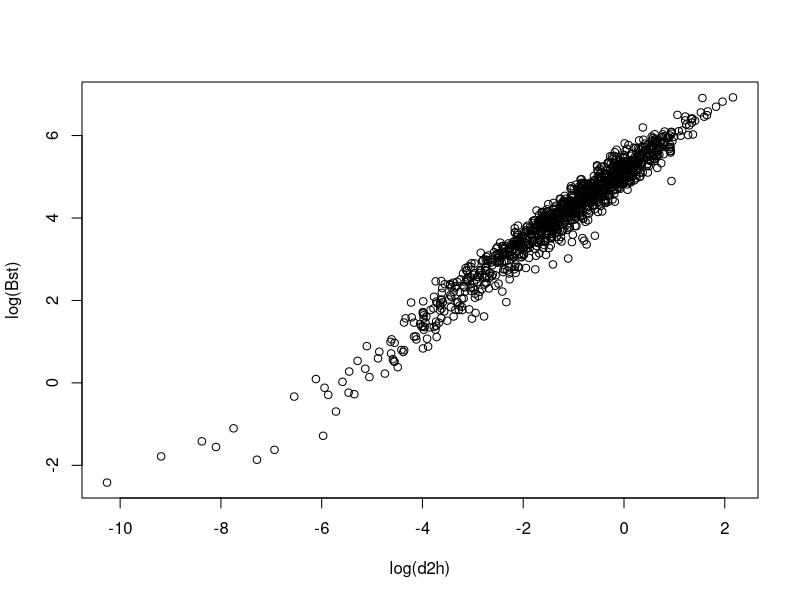
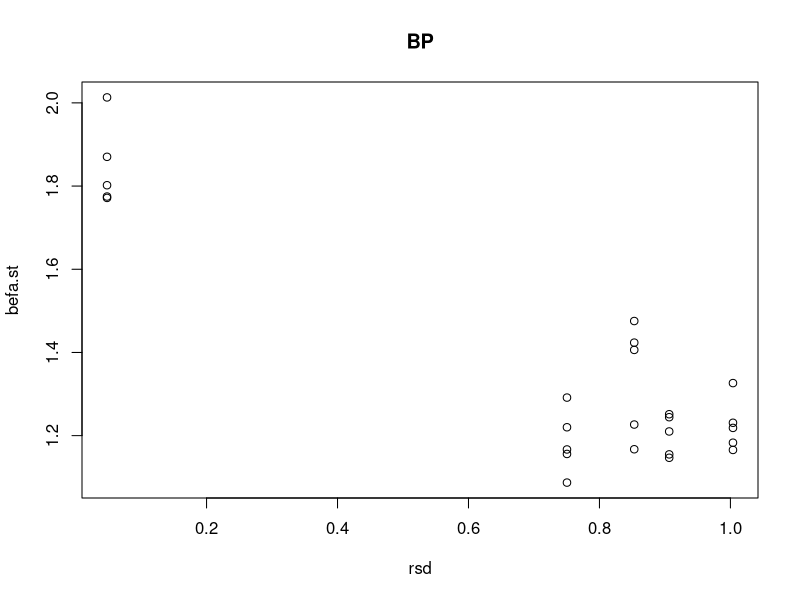

Reproduce these figures in R, in order. (Note: this script raises an error after producing the figures.)
getwd()
setwd('/Users/hyli0001/wrd/b/Dynamic_allometrics/')
# system('ls -alt ../processed_data')
bp<-read.table('processed_data/plot_biomass.txt',sep='\t',head=TRUE)

## The number of spcies
sum(!is.na(unique(bp$sp_code)))
unique(bp$sp_code)
unique(bp$ftp)
unique(bp$PFT)


plot(log(Bst)~log(d2h),bp)

summary(lm(log(Bcr)~log(Baw),bp[bp$sp_code=='PD',]))
summary(lm(log(Bcr)~log(Baw)+rsd,bp[bp$sp_code=='PD',]))

summary(lm(log(Bst)~log(d),bp[bp$sp_code=='PD',]))
summary(lm(log(Bst)~log(d)+rsd,bp[bp$sp_code=='PD',]))
summary(lm(log(Bst)~log(d2h),bp[bp$sp_code=='PD',]))
summary(lm(log(Bst)~log(d2h)+rsd,bp[bp$sp_code=='PD',]))

summary(lm(log(Bbr)~log(d),bp[bp$sp_code=='PD',]))
summary(lm(log(Bbr)~log(d)+rsd,bp[bp$sp_code=='PD',]))
summary(lm(log(Bbr)~log(d2h),bp[bp$sp_code=='PD',]))
summary(lm(log(Bbr)~log(d2h)+rsd,bp[bp$sp_code=='PD',]))

summary(lm(log(Bf)~log(d),bp[bp$sp_code=='PD',]))
summary(lm(log(Bf)~log(d)+rsd,bp[bp$sp_code=='PD',]))
summary(lm(log(Bf)~log(d2h),bp[bp$sp_code=='PD',]))
summary(lm(log(Bf)~log(d2h)+rsd,bp[bp$sp_code=='PD',]))

summary(lm(log(Bcr)~log(d),bp[bp$sp_code=='PD',]))
summary(lm(log(Bcr)~log(d)+rsd,bp[bp$sp_code=='PD',]))
summary(lm(log(Bcr)~log(d2h),bp[bp$sp_code=='PD',]))
summary(lm(log(Bcr)~log(d2h)+rsd,bp[bp$sp_code=='PD',]))


i<-22
plot(befa.st~rsd,bp[bp$sp_code==unique(bp$sp_code)[i],],main=unique(bp$sp_code)[i])


# summary(lm(log(Bcr)~log(Bw),bp))
# plot(log(Bcr)~log(Bw),bp)
# points(log(Bcr)~log(Bw),bp[bp$ft1.forest_type=='mono_B',],col=2)
# summary(lm(log(Bcr)~log(Bst),bp))
exp_decay<- function(x, L, A, k) {
  L + A * exp(-k * x)
}

mod.eb<-nls(befa.st~exp_decay(rsd,L,A,k),bp[bp$PFT=='EBF',],start=c(L=2,A=4,k=1))
mod.db<-nls(befa.st~exp_decay(rsd,L,A,k),bp[bp$PFT=='DBF',],start=c(L=1.3,A=1.4,k=2))
mod.en<-nls(befa.st~exp_decay(rsd,L,A,k),bp[bp$PFT=='ENF',],start=c(L=1.3,A=1.4,k=2))
mod.dn<-nls(befa.st~exp_decay(rsd,L,A,k),bp[bp$PFT=='DNF',],start=c(L=1.2,A=4,k=1))

plot(befa.st~rsd,bp[bp$PFT=='EBF',])
unique(bp[bp$PFT=='EBF','sp_code'])


plot(befa.st~rsd,bp[bp$PFT=='EBF',])
points(befa.st~rsd,bp[bp$PFT=='EBF'&bp$sp_code==unique(bp[bp$PFT=='EBF','sp_code'])[1],],bg=1,pch=21)
points(befa.st~rsd,bp[bp$PFT=='EBF'&bp$sp_code==unique(bp[bp$PFT=='EBF','sp_code'])[7],],bg=7,pch=21)


unique(bp[bp$PFT=='EBF','sp_code'])[1] ## OK
unique(bp[bp$PFT=='EBF','sp_code'])[2] ## OK
unique(bp[bp$PFT=='EBF','sp_code'])[3] ## Not enough samples
unique(bp[bp$PFT=='EBF','sp_code'])[4] ## Opposite trend
unique(bp[bp$PFT=='EBF','sp_code'])[5] ## Not enough samples
unique(bp[bp$PFT=='EBF','sp_code'])[6] ## Not enough samples

unique(bp[bp$PFT=='DBF','sp_code'])

plot(befa.st~rsd,bp[bp$PFT=='DBF',])
points(befa.st~rsd,bp[bp$PFT=='DBF'&bp$sp_code==unique(bp[bp$PFT=='DBF','sp_code'])[9],],bg=4,pch=21)

unique(bp[bp$PFT=='DBF','sp_code'])[1] ## OK 
unique(bp[bp$PFT=='DBF','sp_code'])[2] ## OK
unique(bp[bp$PFT=='DBF','sp_code'])[3] ## OK
unique(bp[bp$PFT=='DBF','sp_code'])[4] ## Not enough samples
unique(bp[bp$PFT=='DBF','sp_code'])[5] ## Not enough samples
unique(bp[bp$PFT=='DBF','sp_code'])[6] ## No pattern
unique(bp[bp$PFT=='DBF','sp_code'])[7] ## OK
unique(bp[bp$PFT=='DBF','sp_code'])[8] ## OK



unique(bp[bp$PFT=='ENF','sp_code'])

plot(befa.st~rsd,bp[bp$PFT=='ENF',])
points(befa.st~rsd,bp[bp$PFT=='ENF'&bp$sp_code==unique(bp[bp$PFT=='ENF','sp_code'])[5],],bg=5,pch=21)

unique(bp[bp$PFT=='ENF','sp_code'])[1] ## OK
unique(bp[bp$PFT=='ENF','sp_code'])[2] ## OK
unique(bp[bp$PFT=='ENF','sp_code'])[3] ## OK
unique(bp[bp$PFT=='ENF','sp_code'])[4] ## OK
unique(bp[bp$PFT=='ENF','sp_code'])[5] ## OK
unique(bp[bp$PFT=='ENF','sp_code'])[6] ## OK
unique(bp[bp$PFT=='ENF','sp_code'])[7] ## OK




nrow(bp[bp$PFT=='EBF',])
summary(mod.enf)

mod.<-nls(befa.st~exp_decay(rsd,L,A,k),bp[bp$ft1.forest_type=='mono_B',],start=c(L=1.3,A=1.4,k=2))

anova(non.mod.exp1, non.mod.exp)
head(bp)


summary(non.mod.exp)

non.mod.exp1<-nls(befa.st~exp_decay(rsd,L,A,k),baydata[baydata$ft1.forest_type=='mono_B',],start=c(L=1.3,A=1.4,k=.2))
summary(non.mod.exp1)
anova(non.mod.exp1, non.mod.exp)



plot(befa.st~sdi,bp[bp$PFT=='ENF',],col=0)
for(i in 1:6){
	sp_c<-unique(bp[bp$PFT=='ENF','sp_code'])[i]
points(befa.st~sdi,bp[bp$sp_code==sp_c&bp$PFT=='ENF',],bg=i,pch=21)}
df00<-bp[bp$PFT=='ENF',]
sdi<-as.data.frame(seq(range(df00$sdi)[1],range(df00$sdi)[2],1))
colnames(sdi)<-'sdi'
bp$befa.a.pre<-predict(non.mod.mm,bp)
sdi$befa.a.pre<-predict(non.mod.mm,sdi)

summary(lm(befa.a.pre~befa.st,bp))
lines(befa.a.pre~sdi,sdi,lwd=1.1,col=4)




plot(befa.st~sdi,bp[bp$Family=='Pinaceae',],col=0)
for(i in 1:6){
	sp_c<-unique(bp[bp$Family=='Pinaceae','sp_code'])[i]
points(befa.st~sdi,bp[bp$sp_code==sp_c&bp$Family=='Pinaceae',],bg=i,pch=21)}
points(befa.st~sdi,bp[bp$sp_code=='LL'&bp$Family=='Pinaceae',],bg='white',pch=22,col=4)
df00<-bp[bp$Family=='Pinaceae',]
sdi<-as.data.frame(seq(range(df00$sdi)[1],range(df00$sdi)[2],1))
colnames(sdi)<-'sdi'
bp$befa.a.pre<-predict(non.mod.mm,bp)
summary(lm(befa.a.pre~befa.st,bp))
lines(befa.a.pre~sdi,sdi,lwd=1.1,col=4)


par(mfrow=c(2,3))
for (i in unique(bp$Family)){
	df1<-bp[bp$Family==i,]
lmx<-max(c(df1$beft.st,df1$befa.st),na.rm=TRUE)
	plot(befa.st~ wb.scale,ylim=c(1,lmx),df1,main=i,xlim=c(0,.6))
	points(beft.st~ wb.scale,df1,col=2)

	plot(befa.st~ wb.shape,ylim=c(1,lmx),df1,main=i,xlim=c(0,12))
	points(beft.st~ wb.shape,df1,col=2)

	plot(befa.st~sdi,ylim=c(1,lmx),df1,main=i,xlim=c(0,700))
	points(beft.st~sdi,df1,col=2)	
	}


par(mfrow=c(2,3))
for (i in unique(bp$Genus)){
	df1<-bp[bp$Genus==i,]
lmx<-max(c(df1$beft.st,df1$befa.st),na.rm=TRUE)
	plot(befa.st~ wb.scale,ylim=c(1,lmx),df1,main=i,xlim=c(0,.6))
	points(beft.st~ wb.scale,df1,col=2)

	plot(befa.st~ wb.shape,ylim=c(1,lmx),df1,main=i,xlim=c(0,12))
	points(beft.st~ wb.shape,df1,col=2)

	plot(befa.st~sdi,ylim=c(1,lmx),df1,main=i,xlim=c(0,700))
	points(beft.st~ sdi,df1,col=2)	
	
	}

par(mfrow=c(2,3))
for (i in unique(bp$sp_code)[1:22]){
	df1<-bp[bp$sp_code==i,]
lmx<-max(c(df1$beft.st,df1$befa.st),na.rm=TRUE)

	plot(befa.st~ wb.scale,ylim=c(1,lmx),df1,main=i,xlim=c(0,.6))
	points(beft.st~ wb.scale,df1,col=2)

	plot(befa.st~ wb.shape,ylim=c(1,lmx),df1,main=i,xlim=c(0,12))
	points(beft.st~ wb.shape,df1,col=2)

	plot(befa.st~sdi,ylim=c(1,lmx),df1,main=i,xlim=c(0,700))
	points(beft.st~ sdi,df1,col=2)	
	}

plot(wb.scale~sdi,bp)
